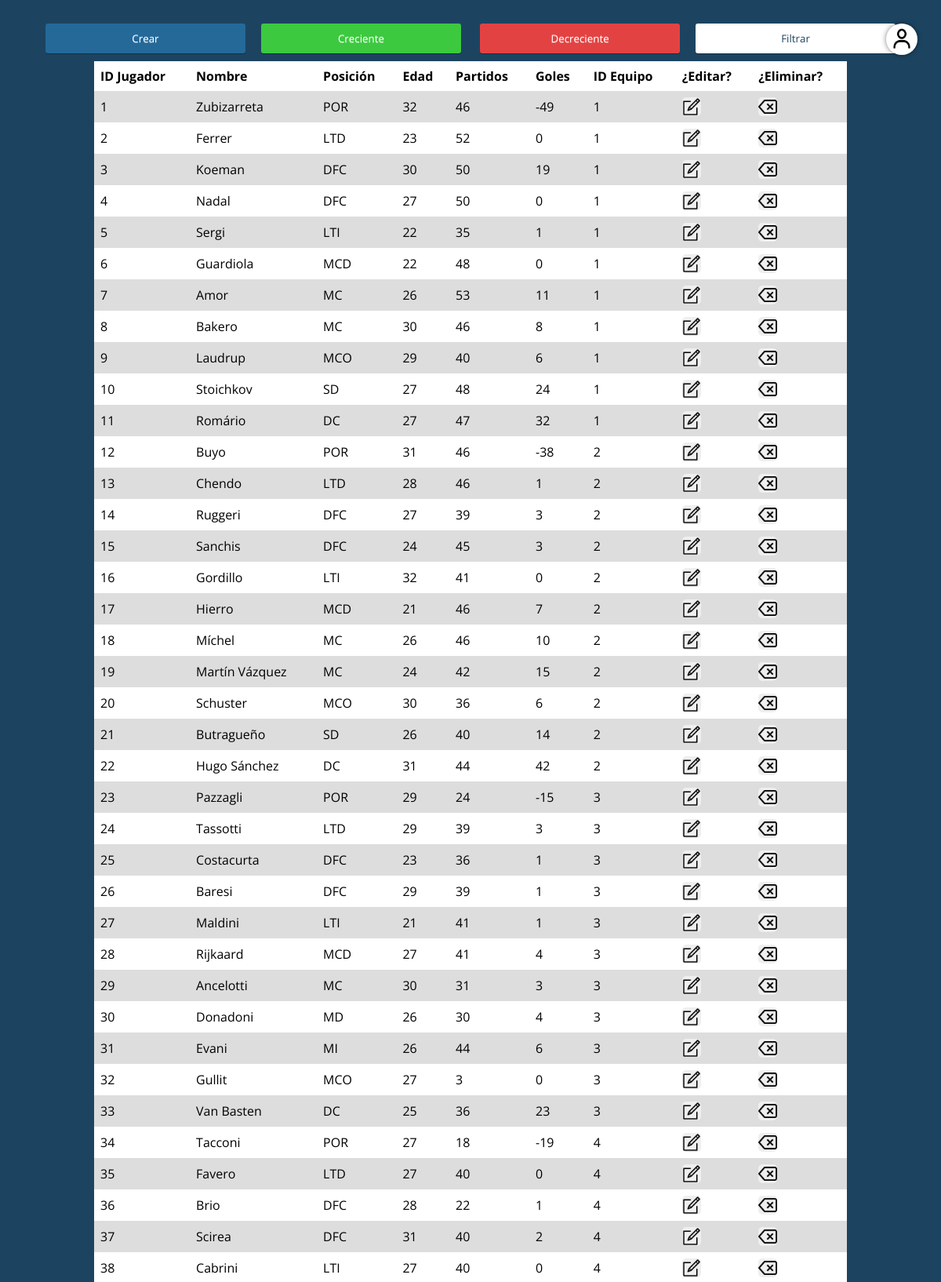
The page /vista/administrador/listaJugadores.php (signed in, upper part) on the database its author committed.
### tables this page shows
CREATE TABLE `jugadores` (
  `ID_jugador` int(11) NOT NULL,
  `Nombre` varchar(25) NOT NULL,
  `Posición` varchar(25) NOT NULL,
  `Edad` int(25) NOT NULL,
  `Partidos` int(25) NOT NULL,
  `Goles` int(25) NOT NULL,
  `ID_equipo` int(11) NOT NULL
);

### modelo/manejoDatos.php (called while the page is built, shortened)
<?php
	function getListaJugadores($orden) {
		$DB = crearConexion("goldb");
		if ($orden == "Creciente") {
			$sql = "SELECT ID_jugador, Nombre, Posición, Edad, Partidos, Goles, ID_equipo FROM jugadores ORDER BY ID_jugador ASC";
		} else {
			$sql = "SELECT ID_jugador, Nombre, Posición, Edad, Partidos, Goles, ID_equipo FROM jugadores ORDER BY ID_jugador DESC";
		}
		$result = mysqli_query($DB, $sql);
		if (mysqli_num_rows($result) > 0) {
			return $result;
		} else {
			echo "No hay nada en la lista de jugadores<br>";
		}
	}
?>

### controlador/mostrarDatos.php (the view, shortened to what this page needs)
<?php
	include "../../modelo/manejoDatos.php";
	function pintaListaJugadores($orden) {
		$datos = getListaJugadores($orden);
		if (is_string($datos)) {
			echo $datos;
		} else {
			echo "<table>\n
					<tr>\n
						<th>ID Jugador</th>\n
						<th>Nombre</th>\n
						<th>Posición</th>\n
						<th>Edad</th>\n
						<th>Partidos</th>\n
						<th>Goles</th>\n
						<th>ID Equipo</th>\n
						<th>¿Editar?</th>\n
						<th>¿Eliminar?</th>\n
					</tr>\n";
			while ($fila = mysqli_fetch_assoc($datos)) {
				echo "<tr>\n
						<td>" . $fila["ID_jugador"] . "</td>\n
						<td>" . $fila["Nombre"] . "</td>\n
						<td>" . $fila["Posición"] . "</td>\n
						<td>" . $fila["Edad"] . "</td>\n
						<td>" . $fila["Partidos"] . "</td>\n
						<td>" . $fila["Goles"] . "</td>\n
						<td>" . $fila["ID_equipo"] . "</td>\n
						<td><a href='formJugadores.php?editar=" . $fila["ID_jugador"] ."'><button class='bttn bttn-edit'></button></a></td>\n
						<td><form action='listaJugadores.php' method='POST'>
								<input type='hidden' name='id' value='" . $fila["ID_jugador"] . "'>
								<input type='submit' class='bttn bttn-delete' name='borrar' value=''>
							</form></td>\n
					</tr>";
			};
			echo "</table>";
		};
	}
?>

### vista/css/estilos.css (style rules this page uses)
* { margin: 0; padding: 0; box-sizing: border-box; font-family: 'Open Sans', sans-serif; text-align: center; color: rgb(133, 130, 130); }
:root { scroll-behavior: smooth; }
#body { background-color: #1C4461; }
table { background-color: white; text-align: left; border-collapse: collapse; width: 100%; }
th, td { padding: 8px; text-align: left; color: rgb(0, 0, 0); }
tr:nth-child(even) { background-color: #ddd; }
a { color: #1C4461; }
.bttn { border-radius: 5px; display: flex; border: 0; cursor: pointer; padding: 12px; }
.bttn-edit { background-image: url(../img/edit.png); background-repeat: no-repeat; background-position: center; background-size: cover; width: 20px; height: 20px; }
.bttn-delete { background-image: url(../img/delete.png); background-repeat: no-repeat; background-position: center; background-size: cover; width: 20px; height: 20px; }

### rows shown on the page
jugadores: ID_jugador "1", Nombre "Zubizarreta", Posición "POR", Edad "32", Partidos "46", Goles "-49", ID_equipo "1"
jugadores: ID_jugador "2", Nombre "Ferrer", Posición "LTD", Edad "23", Partidos "52", Goles "0", ID_equipo "1"
jugadores: ID_jugador "3", Nombre "Koeman", Posición "DFC", Edad "30", Partidos "50", Goles "19", ID_equipo "1"
jugadores: ID_jugador "4", Nombre "Nadal", Posición "DFC", Edad "27", Partidos "50", Goles "0", ID_equipo "1"
jugadores: ID_jugador "5", Nombre "Sergi", Posición "LTI", Edad "22", Partidos "35", Goles "1", ID_equipo "1"
jugadores: ID_jugador "6", Nombre "Guardiola", Posición "MCD", Edad "22", Partidos "48", Goles "0", ID_equipo "1"
jugadores: ID_jugador "7", Nombre "Amor", Posición "MC", Edad "26", Partidos "53", Goles "11", ID_equipo "1"
jugadores: ID_jugador "8", Nombre "Bakero", Posición "MC", Edad "30", Partidos "46", Goles "8", ID_equipo "1"
jugadores: ID_jugador "9", Nombre "Laudrup", Posición "MCO", Edad "29", Partidos "40", Goles "6", ID_equipo "1"
jugadores: ID_jugador "10", Nombre "Stoichkov", Posición "SD", Edad "27", Partidos "48", Goles "24", ID_equipo "1"
jugadores: ID_jugador "11", Nombre "Romário", Posición "DC", Edad "27", Partidos "47", Goles "32", ID_equipo "1"
jugadores: ID_jugador "12", Nombre "Buyo", Posición "POR", Edad "31", Partidos "46", Goles "-38", ID_equipo "2"
jugadores: ID_jugador "13", Nombre "Chendo", Posición "LTD", Edad "28", Partidos "46", Goles "1", ID_equipo "2"
jugadores: ID_jugador "14", Nombre "Ruggeri", Posición "DFC", Edad "27", Partidos "39", Goles "3", ID_equipo "2"
jugadores: ID_jugador "15", Nombre "Sanchis", Posición "DFC", Edad "24", Partidos "45", Goles "3", ID_equipo "2"
jugadores: ID_jugador "16", Nombre "Gordillo", Posición "LTI", Edad "32", Partidos "41", Goles "0", ID_equipo "2"
jugadores: ID_jugador "17", Nombre "Hierro", Posición "MCD", Edad "21", Partidos "46", Goles "7", ID_equipo "2"
jugadores: ID_jugador "18", Nombre "Míchel", Posición "MC", Edad "26", Partidos "46", Goles "10", ID_equipo "2"
jugadores: ID_jugador "19", Nombre "Martín Vázquez", Posición "MC", Edad "24", Partidos "42", Goles "15", ID_equipo "2"
jugadores: ID_jugador "20", Nombre "Schuster", Posición "MCO", Edad "30", Partidos "36", Goles "6", ID_equipo "2"
jugadores: ID_jugador "21", Nombre "Butragueño", Posición "SD", Edad "26", Partidos "40", Goles "14", ID_equipo "2"
jugadores: ID_jugador "22", Nombre "Hugo Sánchez", Posición "DC", Edad "31", Partidos "44", Goles "42", ID_equipo "2"
jugadores: ID_jugador "23", Nombre "Pazzagli", Posición "POR", Edad "29", Partidos "24", Goles "-15", ID_equipo "3"
jugadores: ID_jugador "24", Nombre "Tassotti", Posición "LTD", Edad "29", Partidos "39", Goles "3", ID_equipo "3"
jugadores: ID_jugador "25", Nombre "Costacurta", Posición "DFC", Edad "23", Partidos "36", Goles "1", ID_equipo "3"
jugadores: ID_jugador "26", Nombre "Baresi", Posición "DFC", Edad "29", Partidos "39", Goles "1", ID_equipo "3"
jugadores: ID_jugador "27", Nombre "Maldini", Posición "LTI", Edad "21", Partidos "41", Goles "1", ID_equipo "3"
jugadores: ID_jugador "28", Nombre "Rijkaard", Posición "MCD", Edad "27", Partidos "41", Goles "4", ID_equipo "3"
jugadores: ID_jugador "29", Nombre "Ancelotti", Posición "MC", Edad "30", Partidos "31", Goles "3", ID_equipo "3"
jugadores: ID_jugador "30", Nombre "Donadoni", Posición "MD", Edad "26", Partidos "30", Goles "4", ID_equipo "3"
jugadores: ID_jugador "31", Nombre "Evani", Posición "MI", Edad "26", Partidos "44", Goles "6", ID_equipo "3"
jugadores: ID_jugador "32", Nombre "Gullit", Posición "MCO", Edad "27", Partidos "3", Goles "0", ID_equipo "3"
jugadores: ID_jugador "33", Nombre "Van Basten", Posición "DC", Edad "25", Partidos "36", Goles "23", ID_equipo "3"
jugadores: ID_jugador "34", Nombre "Tacconi", Posición "POR", Edad "27", Partidos "18", Goles "-19", ID_equipo "4"
jugadores: ID_jugador "35", Nombre "Favero", Posición "LTD", Edad "27", Partidos "40", Goles "0", ID_equipo "4"
jugadores: ID_jugador "36", Nombre "Brio", Posición "DFC", Edad "28", Partidos "22", Goles "1", ID_equipo "4"
jugadores: ID_jugador "37", Nombre "Scirea", Posición "DFC", Edad "31", Partidos "40", Goles "2", ID_equipo "4"
jugadores: ID_jugador "38", Nombre "Cabrini", Posición "LTI", Edad "27", Partidos "40", Goles "0", ID_equipo "4"
